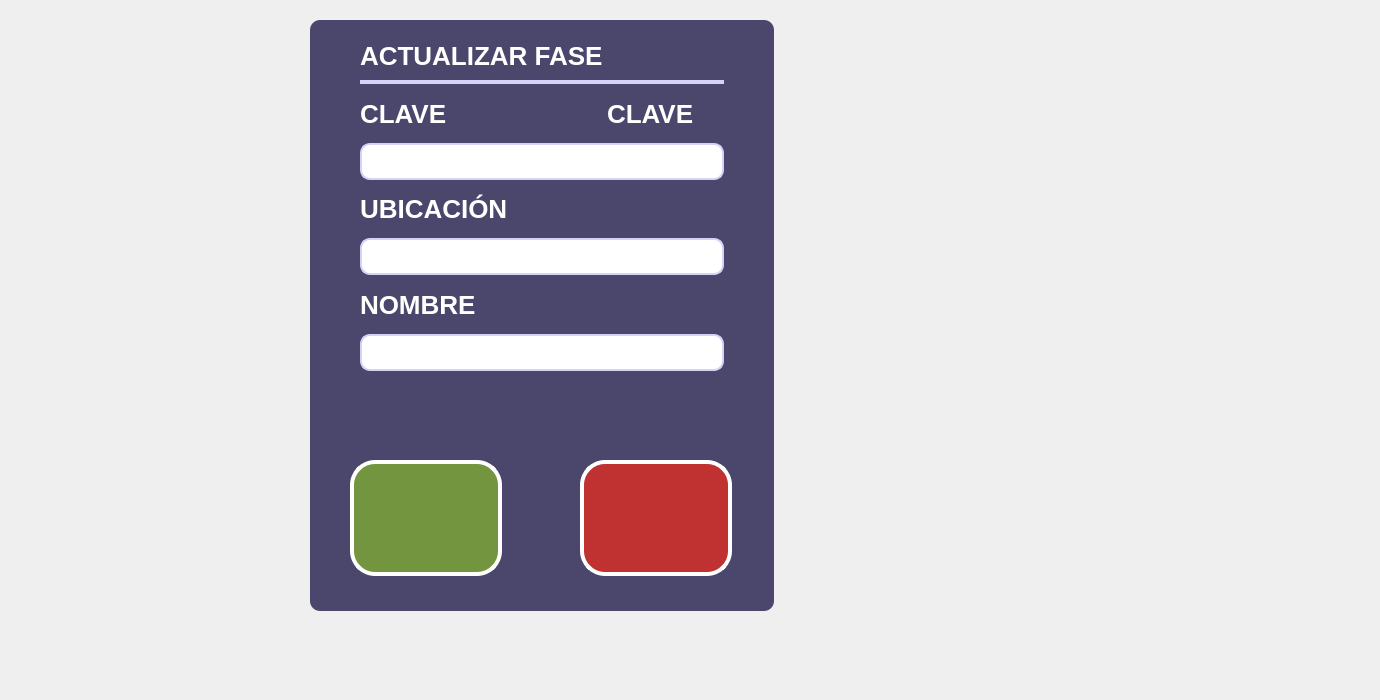
      <widget class="QWidget" name="page_16">
       <widget class="QLabel" name="Fondo_Lbl_17">
        <property name="geometry">
         <rect>
          <x>-50</x>
          <y>-20</y>
          <width>1371</width>
          <height>691</height>
         </rect>
        </property>
        <property name="font">
         <font>
          <family>Segoe UI</family>
          <pointsize>16</pointsize>
          <weight>75</weight>
          <bold>true</bold>
         </font>
        </property>
        <property name="styleSheet">
         <string notr="true">background-image: url(:/images/iconos/fondos/arandanos_fondo6.png);</string>
        </property>
        <property name="text">
         <string/>
        </property>
       </widget>
       <widget class="QWidget" name="widget_37" native="true">
        <property name="geometry">
         <rect>
          <x>300</x>
          <y>10</y>
          <width>481</width>
          <height>611</height>
         </rect>
        </property>
        <property name="styleSheet">
         <string notr="true"> border-radius: 10px; </string>
        </property>
        <widget class="QFrame" name="frame_3">
         <property name="geometry">
          <rect>
           <x>10</x>
           <y>10</y>
           <width>464</width>
           <height>591</height>
          </rect>
         </property>
         <property name="styleSheet">
          <string notr="true">background-color: rgb(74, 70, 108);
border-radius: 10px; </string>
         </property>
         <property name="frameShape">
          <enum>QFrame::StyledPanel</enum>
         </property>
         <property name="frameShadow">
          <enum>QFrame::Raised</enum>
         </property>
         <widget class="QLabel" name="ActualizarFase_Lbl">
          <property name="geometry">
           <rect>
            <x>50</x>
            <y>20</y>
            <width>351</width>
            <height>31</height>
           </rect>
          </property>
          <property name="font">
           <font>
            <family>Segoe UI</family>
            <pointsize>-1</pointsize>
            <weight>81</weight>
            <bold>true</bold>
           </font>
          </property>
          <property name="styleSheet">
           <string notr="true">background-color: rgb(74, 70, 108);
color: white;  
font-family: &quot;Segoe UI&quot;;
font-size: 26px;
font-weight: 650; 


</string>
          </property>
          <property name="text">
           <string>ACTUALIZAR FASE</string>
          </property>
         </widget>
         <widget class="QLabel" name="label_36">
          <property name="geometry">
           <rect>
            <x>50</x>
            <y>60</y>
            <width>364</width>
            <height>4</height>
           </rect>
          </property>
          <property name="styleSheet">
           <string notr="true">QLabel {
       background-color: rgb(213, 209, 248);
       border-radius: 20px;
       padding: 10px; 
    }</string>
          </property>
          <property name="text">
           <string/>
          </property>
         </widget>
         <widget class="QPushButton" name="ConfirmarFaseActualizada_Btn">
          <property name="geometry">
           <rect>
            <x>40</x>
            <y>440</y>
            <width>152</width>
            <height>116</height>
           </rect>
          </property>
          <property name="font">
           <font>
            <family>Segoe UI</family>
            <pointsize>16</pointsize>
            <weight>75</weight>
            <bold>true</bold>
           </font>
          </property>
          <property name="styleSheet">
           <string notr="true">QPushButton {

         background-color: #749540;
        /*border: 2px solid black;*/
		color: white;  /* Cambia el color de la fuente a blanco */
        border-radius: 25px;  /* Ajusta el valor para hacer las esquinas más o menos redondas */
        padding: 10px;  /* Ajusta el margen interno del QLabel */
		border: 4px solid white;
    }</string>
          </property>
          <property name="text">
           <string/>
          </property>
          <property name="icon">
           <iconset resource="../resources/resources.qrc">
            <normaloff>:/images/iconos/botones/check-mark.png</normaloff>:/images/iconos/botones/check-mark.png</iconset>
          </property>
          <property name="iconSize">
           <size>
            <width>92</width>
            <height>92</height>
           </size>
          </property>
         </widget>
         <widget class="QPushButton" name="Back_ActualizarFase_Btn">
          <property name="geometry">
           <rect>
            <x>270</x>
            <y>440</y>
            <width>152</width>
            <height>116</height>
           </rect>
          </property>
          <property name="font">
           <font>
            <family>Segoe UI</family>
            <pointsize>16</pointsize>
            <weight>75</weight>
            <bold>true</bold>
           </font>
          </property>
          <property name="styleSheet">
           <string notr="true">QPushButton {

        background-color: #C03232;
        /*border: 2px solid black;*/
		color: white;  /* Cambia el color de la fuente a blanco */
        border-radius: 25px;  /* Ajusta el valor para hacer las esquinas más o menos redondas */
        padding: 10px;  /* Ajusta el margen interno del QLabel */
		border: 4px solid white;
    }</string>
          </property>
          <property name="text">
           <string/>
          </property>
          <property name="icon">
           <iconset resource="../resources/resources.qrc">
            <normaloff>:/images/iconos/botones/cerrar.png</normaloff>:/images/iconos/botones/cerrar.png</iconset>
          </property>
          <property name="iconSize">
           <size>
            <width>72</width>
            <height>72</height>
           </size>
          </property>
         </widget>
         <widget class="QWidget" name="gridLayoutWidget_4">
          <property name="geometry">
           <rect>
            <x>50</x>
            <y>70</y>
            <width>364</width>
            <height>281</height>
           </rect>
          </property>
          <layout class="QGridLayout" name="gridLayout_4">
           <item row="0" column="2">
            <widget class="QLabel" name="idFase_Lbl">
             <property name="font">
              <font>
               <family>Segoe UI</family>
               <pointsize>-1</pointsize>
               <weight>81</weight>
               <bold>true</bold>
              </font>
             </property>
             <property name="styleSheet">
              <string notr="true">background-color: rgb(74, 70, 108);
color: white;  
font-family: &quot;Segoe UI&quot;;
font-size: 26px;
font-weight: 650; 


</string>
             </property>
             <property name="text">
              <string>CLAVE</string>
             </property>
            </widget>
           </item>
           <item row="3" column="0" colspan="3">
            <widget class="QLineEdit" name="ActualizarUbicacionFase_lineEdit">
             <property name="styleSheet">
              <string notr="true">QLineEdit {
    border: 2px solid  rgb(213, 209, 248);  /* Borde color lila */
    border-radius: 10px;        /* Esquinas redondeadas */
    background-color: white;    /* Fondo blanco */
    padding: 5px;               /* Espaciado interno para que no se vea aplastado */
	font-family: &quot;Segoe UI Semibold&quot;, &quot;Arial&quot;, sans-serif;
    font-size: 18px;
    font-weight: 660;
	text-transform: uppercase;  /* &lt;- Esto fuerza mayúsculas */
}
</string>
             </property>
             <property name="text">
              <string/>
             </property>
            </widget>
           </item>
           <item row="1" column="0" colspan="3">
            <widget class="QLineEdit" name="ActualizarClaveFase_lineEdit">
             <property name="styleSheet">
              <string notr="true">QLineEdit {
    border: 2px solid  rgb(213, 209, 248);  /* Borde color lila */
    border-radius: 10px;        /* Esquinas redondeadas */
    background-color: white;    /* Fondo blanco */
    padding: 5px;               /* Espaciado interno para que no se vea aplastado */
	font-family: &quot;Segoe UI Semibold&quot;, &quot;Arial&quot;, sans-serif;
    font-size: 18px;
    font-weight: 660;
	text-transform: uppercase;  /* &lt;- Esto fuerza mayúsculas */
}
</string>
             </property>
             <property name="text">
              <string/>
             </property>
            </widget>
           </item>
           <item row="2" column="0" colspan="3">
            <widget class="QLabel" name="ActualizarUbicacionFase_Lbl">
             <property name="font">
              <font>
               <family>Segoe UI</family>
               <pointsize>-1</pointsize>
               <weight>81</weight>
               <bold>true</bold>
              </font>
             </property>
             <property name="styleSheet">
              <string notr="true">background-color: rgb(74, 70, 108);
color: white;  
font-family: &quot;Segoe UI&quot;;
font-size: 26px;
font-weight: 650; 


</string>
             </property>
             <property name="text">
              <string>UBICACIÓN</string>
             </property>
            </widget>
           </item>
           <item row="4" column="0" colspan="2">
            <widget class="QLabel" name="ActualizarDescripcionFase_Lbl">
             <property name="font">
              <font>
               <family>Segoe UI</family>
               <pointsize>-1</pointsize>
               <weight>81</weight>
               <bold>true</bold>
              </font>
             </property>
             <property name="styleSheet">
              <string notr="true">background-color: rgb(74, 70, 108);
color: white;  
font-family: &quot;Segoe UI&quot;;
font-size: 26px;
font-weight: 650; 


</string>
             </property>
             <property name="text">
              <string>NOMBRE</string>
             </property>
            </widget>
           </item>
           <item row="5" column="0" colspan="3">
            <widget class="QLineEdit" name="ActualizarNombreFase_lineEdit">
             <property name="styleSheet">
              <string notr="true">QLineEdit {
    border: 2px solid  rgb(213, 209, 248);  /* Borde color lila */
    border-radius: 10px;        /* Esquinas redondeadas */
    background-color: white;    /* Fondo blanco */
    padding: 5px;               /* Espaciado interno para que no se vea aplastado */
	font-family: &quot;Segoe UI Semibold&quot;, &quot;Arial&quot;, sans-serif;
    font-size: 18px;
    font-weight: 660;
	text-transform: uppercase;  /* &lt;- Esto fuerza mayúsculas */
}
</string>
             </property>
             <property name="text">
              <string/>
             </property>
            </widget>
           </item>
           <item row="0" column="0">
            <widget class="QLabel" name="ActualizarClaveFase_Lbl">
             <property name="font">
              <font>
               <family>Segoe UI</family>
               <pointsize>-1</pointsize>
               <weight>81</weight>
               <bold>true</bold>
              </font>
             </property>
             <property name="styleSheet">
              <string notr="true">background-color: rgb(74, 70, 108);
color: white;  
font-family: &quot;Segoe UI&quot;;
font-size: 26px;
font-weight: 650; 


</string>
             </property>
             <property name="text">
              <string>CLAVE</string>
             </property>
            </widget>
           </item>
          </layout>
         </widget>
        </widget>
       </widget>
      </widget>
